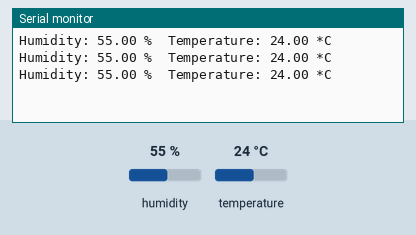
The sketch below on a simulated Arduino Uno, built with avr-gcc and run on an emulated ATmega328P. Parts: the last lines printed to the serial monitor. The test bench sets the inputs (shaded band); at power-on: humidity 55 %, temperature 24 °C.

Above: at 3.8 s.
3.9 s: humidity set to 22 %
At 5.4 s:
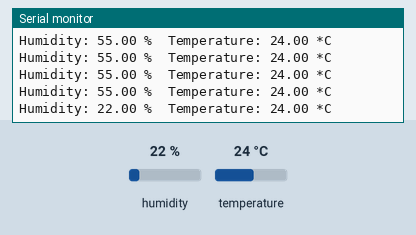
10.1 s: temperature set to 12 °C
At 11.0 s:
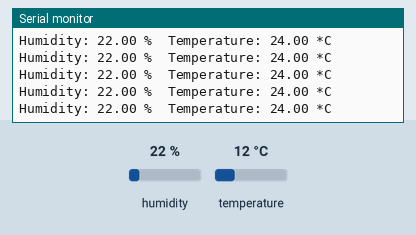
13.0 s: humidity set to 40 %
At 14.9 s:
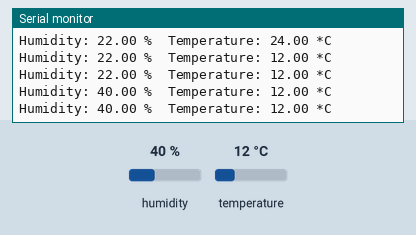
Timing chart, 0 to 16.4 s (numbered marks = the images above; inputs shaded):
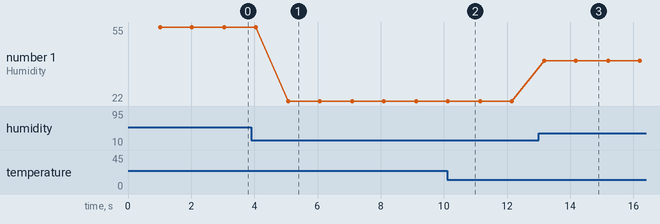

Measured:
- after the input at 3.9 s, the serial monitor: prints a new line after 1.2 s (image 1)
- after the input at 13.0 s, the serial monitor: prints a new line after 0.18 s (image 3)
- plotted number 1: 55 → 22 after the input at 3.9 s, 22 → 40 after the input at 13.0 s

The sketch:

DHT11.ino
```cpp
#include "DHT.h"
DHT dht(3, DHT11);

void setup()
{
  Serial.begin(9600);
  dht.begin();

} // setup()

void loop()
{
  delay(1000);
  float h = dht.readHumidity();   //取得濕度
  float t = dht.readTemperature();  //取得溫度C

  Serial.print("Humidity: ");
  Serial.print(h);
  Serial.print(" %\t");
  Serial.print("Temperature: ");
  Serial.print(t);
  Serial.println(" *C ");

}
```
